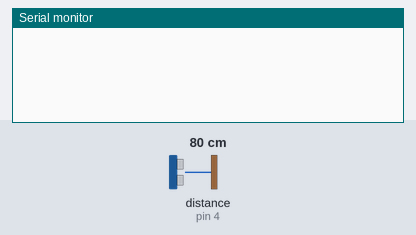
Recording of a sketch running on a simulated Arduino Uno, built with avr-gcc and run on an emulated ATmega328P. Shown: the last lines printed to the serial monitor. Inputs (shaded band) come from the test bench; at power-on: distance to the obstacle (sensor on pin 4) 80 cm. The echo pulse lasts 58.3 µs per cm.

Above: at 1.2 s.
1.3 s: distance to the obstacle (sensor on pin 4) set to 2 cm
At 2.4 s:
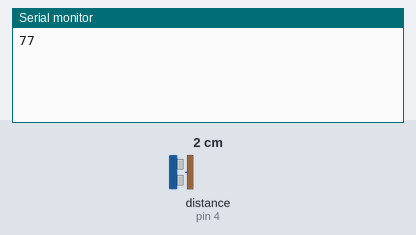
4.1 s: distance to the obstacle (sensor on pin 4) set to 4 cm
At 4.1 s:
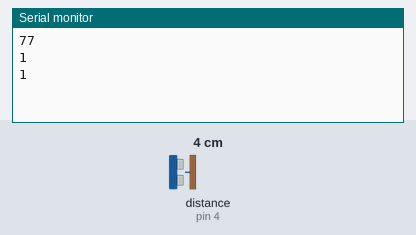
Timing chart, 0 to 7.1 s (numbered marks = the images above; inputs shaded):
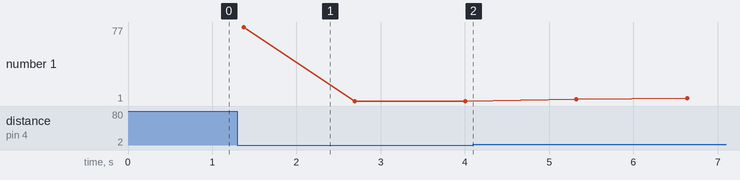

Measured:
- after the input at 1.3 s, the serial monitor: prints a new line after 0.07 s (image 1)
- plotted number 1: 1 → 4 after the input at 4.1 s

The sketch:

SR04.ino
```cpp
const int echoPin = 4;  //D2
const int trigPin = 0;  //D3


long duration, distance;

void setup()
{
    Serial.begin (115200);
    pinMode(trigPin, OUTPUT);
    pinMode(echoPin, INPUT);
}

void loop()
{
    int i = 0;

    while (i < 25) {

        digitalWrite(trigPin, LOW);
        delayMicroseconds(2);
        digitalWrite(trigPin, HIGH);
        delayMicroseconds(10);
        digitalWrite(trigPin, LOW);

        duration = duration + pulseIn(echoPin, HIGH);

        i = i + 1;

        delay(50);

    }

    distance = duration/1455;    //averge value (25x), base 58.2
    duration = 0;

    Serial.println(distance);
    delay(50);
}
```
